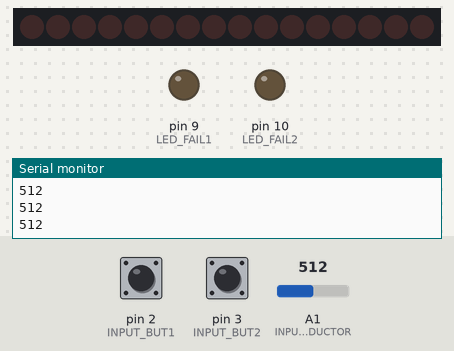
Simulated run of this sketch. Board: Arduino Uno, built for the host (arithmetic inside an expression is 32-bit, double 64-bit). Parts: 16 shift-register outputs drawn as a row of LEDs (first output left, lit = HIGH), output pins drawn as LEDs (lit = HIGH), the last lines printed to the serial monitor. Wiring (inferred from the names in the program): 2 × shift register (74HC595): data pin 7; shift clock pin 5; latch pin 6. Wiring (inferred from the signals the program sends): row of LEDs: on Q0, Q1, Q2, Q3, Q4, Q5, Q6, Q7, Q8, Q9, Q10, Q11, Q12, Q13, Q14, Q15. Inputs (shaded band) come from the test bench; at power-on: pin 2 (INPUT_BUT1) LOW, A1 (INPUT_INDUCTOR) = 512, pin 3 (INPUT_BUT2) LOW. Pins used as bus, display or sensor lines are not drawn.

Above: at 1.2 s.
1.3 s: pin 2 (INPUT_BUT1) pulled HIGH for 0.15 s
At 2.6 s:
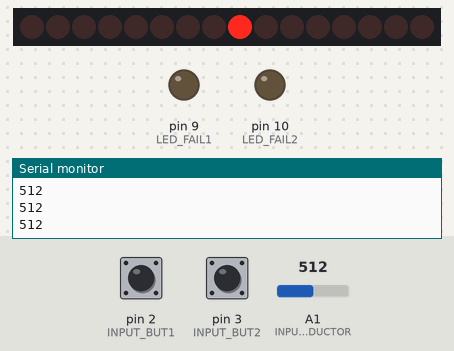
2.9 s: A1 (INPUT_INDUCTOR) set to 716
5.4 s: pin 3 (INPUT_BUT2) pulled HIGH for 0.15 s
At 6.0 s:
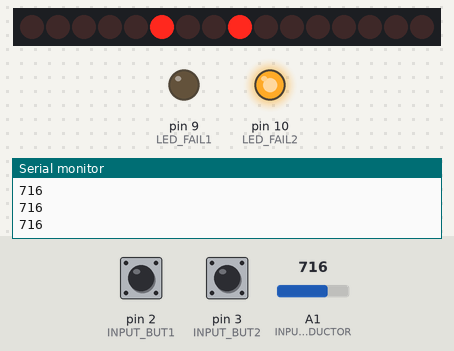
At 14.33 s:
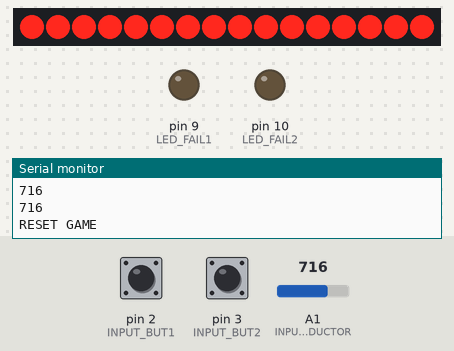
Timing chart, 0 to 15.8 s (numbered marks = the images above; inputs shaded):
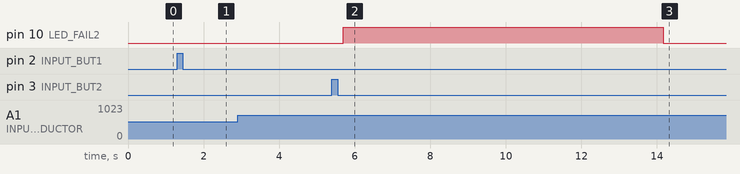

The sketch:

sketch.ino
```cpp
#define INPUT_INDUCTOR A1
#define INPUT_BUT1 2
#define INPUT_BUT2 3
#define LED_FAIL1 9
#define LED_FAIL2 10
#define CLOCK 5
#define LATCH 6
#define DATA 7

const int arraySize = 2;

int inputInductor = 0;
int readings[2];
int highestPeak = 0;                    // save the highest peak in the period when the sphere passes the inductor

boolean buttonStates[2];                // actual current button state without flickering
boolean newButtonChange[2];             // flags for buttonEvents

boolean lastButtonStates[2] = {LOW, LOW};      // buttonStates from last loop
boolean newSignal = false;
boolean secondNewSignal = false;            // register if 2 signals have passed, in case both players had a failure
boolean passedInductor = false;
boolean gameStarted = false;
int minTimeBeforeCoil = 450;            // minTimeBeforeCoil in ms, you can't click in this time range otherwise it'll result in a fail
int maxPauseTime = 3000;                // if after 3s nothing happend -> resetGame, because one inductor signal was probably too low

//booleans for saving fails
boolean fails[2] = {false, false};              // failure states in array


// the following variables are long's because the time, measured in miliseconds,
// will quickly become a bigger number than can be stored in an int.
long lastDebounceTimes[2] = {0, 0};     // the last time the input button 2 was toggled
int debounceDelay = 50;                 // the debounce time; increase if the output flickers
int minInterspace = 500;                // minimum Time between the inductors -> reset highestPeak

long lastButtonSignals[2] = {0, 0};
long lastSignal = 0;                    // var for saving time of last inductor signal
int timeDifference = 0;                 // var for saving the difference in time between newSignal and lastButtonSignal
int signalCount = 0;                    // count inductor coil signals

boolean points[2][7];                   // array with points, 2x for each player and 6 points possible:
int pointsPosCounter = 0;               // array with current position of points array, can go until max points (at this time 6)

void setup() {
    //start serial connection
    Serial.begin(9600);
    pinMode(INPUT_INDUCTOR, INPUT);
    pinMode(INPUT_BUT1, INPUT);
    pinMode(INPUT_BUT2, INPUT);
    pinMode(LED_FAIL1, OUTPUT);
    pinMode(LED_FAIL2, OUTPUT);
    pinMode(LATCH, OUTPUT);
    pinMode(CLOCK, OUTPUT);
    pinMode(DATA, OUTPUT);
    //reset Score to 0 for both players
    resetScore();
    printShift();


}

void loop() {
    //TODO:
    //avoid points if button is pressed during the increasing of the copper signals
    //TODO2:
    //set 0 if both players have failed (2nd signal etc.)

    //read analog input (0 - 1023) from copper inductor

    inputInductor = analogRead(INPUT_INDUCTOR);
    if (inputInductor > 0) {
        Serial.println(inputInductor);
    }

    if (inputInductor > 10 && inputInductor > highestPeak) {
        // check if last Signal was a long time ago, if so set 2ndSignal flag
        if (millis() - lastSignal > minInterspace && newSignal) {
            secondNewSignal = true;
            Serial.println("2ND Signal!");
            for(int i=0; i<2; i++){
                points[i][pointsPosCounter] = 0;
            }
            pointsPosCounter++;
            //after 2 players failed and no evaluation can take place and a 2nd signal came -> reset fails of both players
            resetFails();
        }
        highestPeak = inputInductor; //save new highest value
        lastSignal = millis();
        newSignal = true;
        passedInductor = true;
        Serial.print("______^__ NEW PEAK: "); Serial.println(lastSignal);
        gameStarted = true;
    }
    // if a certain time has passed highest Peak will be reset
    if (millis() - lastSignal > minInterspace && lastSignal != 0) {
        highestPeak = 0;
        // Serial.println("----------- Reset");
    }

    if (millis() - lastSignal > maxPauseTime && gameStarted) {
        resetGame();
    }

    if (millis() - lastSignal > minInterspace && passedInductor) {
        signalCount++;
        passedInductor = false;
    }

    // read the state of the switch into a local variable:
    readings[0] = digitalRead(INPUT_BUT1); //reverse value because of pullup resistor: 0 if button is pressed
    readings[1] = digitalRead(INPUT_BUT2); //reverse value because of pullup resistor: 0 if button is pressed
    // Serial.println(analogRead(INPUT_INDUCTOR));
    // Serial.println(readings[0]);

    // check to see if you just pressed the button
    // (i.e. the input went from LOW to HIGH),  and you've waited
    // long enough since the last press to ignore any noise:

    for (int i = 0; i < arraySize; i++) {
        // If the switch changed, due to noise or pressing:
        if (readings[i] != lastButtonStates[i]) {
            // reset the debouncing timer
            lastDebounceTimes[i] = millis();
        }

        if ((millis() - lastDebounceTimes[i]) > debounceDelay) {
            // whatever the reading is at, it's been there for longer
            // than the debounce delay, so take it as the actual current state:

            // if the button state has changed:
            if (readings[i] != buttonStates[i]) {
                buttonStates[i] = readings[i]; //change current state to (e.g.) HIGH
                //set new ButtonSignal flag
                newButtonChange[i] = true;
            }

            //check if button is HIGH && if button is newly changed -> save time to lastButtonSignal
            if (buttonStates[i] == HIGH && newButtonChange[i]) {
                lastButtonSignals[i] = millis();
                Serial.print("Last Time Button Pressed : "); Serial.print(lastButtonSignals[i]); Serial.print(" of Player Nr.: "); Serial.print(i); Serial.println();
                //reset ButtonEventFlag
                newButtonChange[i] = false;
            }
        }

        //check if somebody has clicked too early and only if somebody clicked (otherwise it would be executed from the beginning)
        //also exclude normal buttonEvents which would evaluate below 0 > TRUE: <minTimeBeforeCoil
        //only do it if fail is still true
        int timeToSignal = lastSignal - lastButtonSignals[i];
        if ( 0 < timeToSignal && timeToSignal < minTimeBeforeCoil && lastButtonSignals[i] != 0 && !fails[i]) {
            //set failure for the player releasing too early
            fails[i] = true;
            Serial.println("BIG FAIL");
        }

        //check if evaluation is necessary
        //only check if newSignal, button was pressed after a newSignal and there has not been a failure
        if (newSignal && lastButtonSignals[i] > 0 && lastButtonSignals[i] - lastSignal > 0 && !fails[i]) {
            evaluate (lastButtonSignals[i], lastSignal, i); //pass TimeEvents and Player (0 or 1)
        }

    }


    // save the reading.  Next time through the loop,
    // it'll be the lastButtonState:
    for (int i = 0; i < arraySize; i++) {
        lastButtonStates[i] = readings[i];
    }

    //set fail lights on, if fail
    digitalWrite(LED_FAIL1, fails[0]);
    digitalWrite(LED_FAIL2, fails[1]);
    // digitalWrite(LED_FAIL1, HIGH);
    // digitalWrite(LED_FAIL2, HIGH);


    if (signalCount == 7) {
        resetGame();
    }
    printShift();
}


//evaluation of time difference
int evaluate (long buttonEvent, long signal, int player) {
    //save time gap between action and reaction
    timeDifference =  buttonEvent - signal;
    Serial.println(); Serial.print(timeDifference); Serial.print(" = Reaction Delay from Player: "); Serial.print(player);
    Serial.print(" – last Button: "); Serial.print(lastButtonSignals[player]); Serial.print(" – and last Signal: "); Serial.println(lastSignal);
    // reset newSignal flag so that further evaluation is impossible
    newSignal = false;
    secondNewSignal = false;
    if (player == 0) {
        points[0][pointsPosCounter] = 1; //set a point (1) at the current pos in the players score (points)
        points[1][pointsPosCounter] = 0; //set a 0 for the other player at the same position in the score
    } else if (player == 1) {
        points[1][pointsPosCounter] = 1;
        points[0][pointsPosCounter] = 0;
    }
    pointsPosCounter += 1; //increase current position in counter array by 1.
    //if somebody scored reset fails of both players
    // for(int i=0; i< 6; i++){
    //     Serial.print(points[player][i]); Serial.print(", ");
    // }
    Serial.println();
    resetFails();
    printShift(); //print score in leds
    printScore();
}

void resetScore() {
    //fill points array with 0
    for (int i = 0; i < sizeof(points); i++) {
        for (int j = 0; j < sizeof(points) - 1; j++) {
            points[i][j] = 0;
        }
    }
    pointsPosCounter = 0;
}

void resetFails() {
    for (int i = 0; i < 2; i++) {
        fails[i] = false;
    }
}

void printShift() {

    byte scorePlayer1 =  0;
    byte scorePlayer2 =  0;

    for (int i = 0; i < 7; i++) {
        bitWrite(scorePlayer1, i, points[0][i]); // print score of player 1 in a byte
    }
    for (int i = 0; i < 7; i++) {
        bitWrite(scorePlayer2, i, points[1][i]);
    }

    // myByte = 204; //11001100
    // byte myByte2 = 48;  //00110000
    // Serial.println(myByte, BIN);
    // Serial.println(myByte2, BIN);
    if (!gameStarted) {
        scorePlayer1 = 255;
        scorePlayer2 = 255;
    }


    digitalWrite(LATCH, LOW);

    shiftOut(DATA, CLOCK, MSBFIRST, scorePlayer1);
    shiftOut(DATA, CLOCK, MSBFIRST, scorePlayer2);

    digitalWrite(LATCH, HIGH);

}

void printScore () {
    for (int j = 0; j < 2; j++) {
        for (int i = 0; i < 7; i++) {
            Serial.print(points[j][i]); Serial.print(" ,");
        }
        Serial.println();
    }

}

void resetGame() {
    gameStarted = false;
    delay(8000);
    Serial.println("RESET GAME");
    resetFails();
    digitalWrite(LED_FAIL1, LOW);
    digitalWrite(LED_FAIL2, LOW);
    newSignal = false;
    secondNewSignal = false;
    highestPeak = 0;
    lastSignal = 0;
    passedInductor = false;
    for(int i=0; i<2; i++){
        lastButtonSignals[i] = 0;
    }


    signalCount = 0;
    byte zero = 0;

    for (int i = 0; i < 3; i++) {
        printShift();
        delay(350);

        digitalWrite(LATCH, LOW);
        shiftOut(DATA, CLOCK, MSBFIRST, zero);
        shiftOut(DATA, CLOCK, MSBFIRST, zero);
        digitalWrite(LATCH, HIGH);
        delay(350);
    }
    resetScore();

}
```

Measured:
- after the input at 5.4 s, pin 10 (LED_FAIL2): LOW → HIGH after 0.29 s, → LOW 8.5 s later
